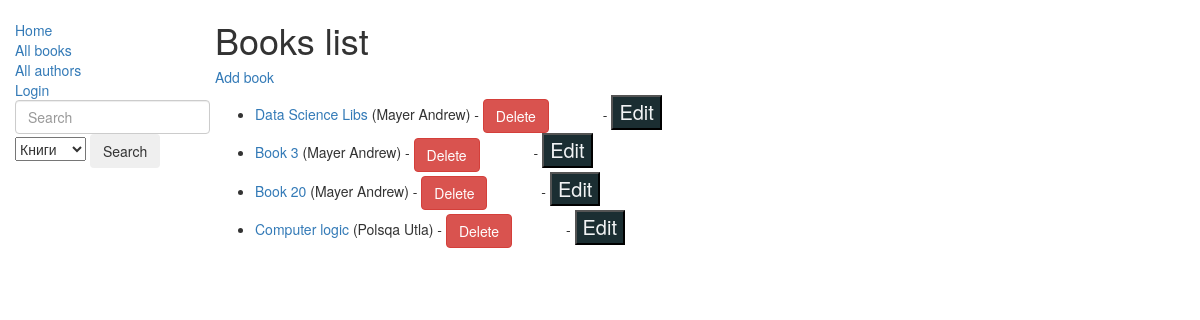
Before: /catalog/books/ with the older database file.
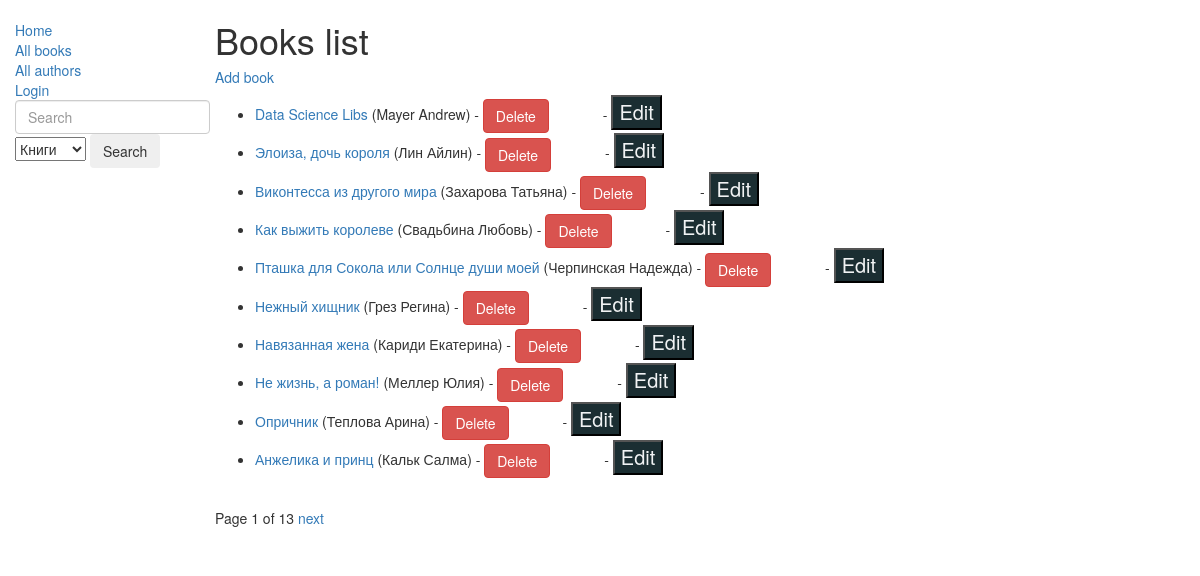
After: the same page with the newer database file.
### catalog/models.py (models this page shows, shortened)
class Book(models.Model):
    title = models.CharField(max_length=200)
    author = models.ForeignKey('Author', on_delete=models.SET_NULL, null=True)
    summary = models.TextField(max_length=1000, help_text='Enter brief description for book')
    isbn = models.CharField('ISBN', max_length=13, help_text='13 Character <a href="https://www.isbn-international.org/content/what-isbn">ISBN number</a>')
    genre = models.ManyToManyField(Genre, help_text='Select Genre for this Book')
    cover = models.ImageField(upload_to='books_covers/', null=True, blank=True, default='/books_covers/upscaled_31.jpg')
    def get_absolute_url(self):
        return reverse('book-detail', args=[str(self.pk)])
    def display_genre(self):
        """
            Func for admin panel Book-Genre display
        """
        return ', '.join([genre.name for genre in self.genre.all()[:3]])
    display_genre.short_description = 'Genre'

class Author(models.Model):
    first_name = models.CharField(max_length=100)
    last_name = models.CharField(max_length=100)
    date_of_birth = models.DateField(null=True, blank=True)
    date_of_death = models.DateField('Died', null=True, blank=True)
    class Meta:
        ordering = ['last_name']
    def __str__(self):
        return f'{self.last_name} {self.first_name}'

### catalog/views.py (the view)
class BookListView(generic.ListView):
    model = Book
    template_name = 'catalog/books_list_page.html'
    paginate_by = 10

### catalog/templates/catalog/books_list_page.html
{% extends 'base_generic.html' %}
{% block content %}
    <h1>Books list</h1>
    <h5><a href="{% url 'book_create' %}">Add book</a></h5>
    {% if book_list %}
        <ul>
            {% for book in book_list %}
                <li>
                    <a href="{{ book.get_absolute_url }}">{{ book.title }}</a> ({{ book.author }}) - <a href="{% url 'book_delete' book.pk %}"><button type="button" class="btn btn-danger" style="margin-right: 50px">Delete</button></a> -
                    <a href="{% url 'book_update' book.pk %}"><button class="button-arounder">Edit</button></a>
                </li>
            {% endfor %}
        </ul>
    {% else %}
        <p>There are no books in our library</p>
    {% endif %}
{% endblock %}

### locallibrary/templates/base_generic.html (shortened to what this page needs)
<!doctype html>
<html lang="en">
  <head>
    <link rel="stylesheet" href="https://maxcdn.bootstrapcdn.com/bootstrap/3.3.7/css/bootstrap.min.css">
    {% load static %}
    <link rel="stylesheet" href="{% static 'css/styles.css' %}">
    <link rel="stylesheet" href="{% static 'css/buttons.css' %}">
  </head>
  <body>
    <div class="container-fluid">
      <div class="row">
        <div class="col-sm-2">
          {% block sidebar %}
            <ul class="sidebar-nav">
              <li><a href="{% url 'index' %}">Home</a></li>
              <li><a href="{% url 'books' %}">All books</a></li>
              <li><a href="{% url 'authors' %}">All authors</a></li>
              {% if user.is_authenticated %}
                <li>User: {{ user.get_username }}</li>
                {% if perms.catalog.can_mark_returned %}
                  <li><a href="{% url 'all-borrowed' %}">All Borrowed</a></li>
                {% else %}
                  <li><a href="{% url 'my-borrowed' %}">My Borrowed</a></li>
                {% endif %}
                <li><a href="{% url 'logout'%}?next={{request.path}}">Logout</a></li>
              {% else %}
                <li><a href="{% url 'login'%}?next={{request.path}}">Login</a></li>
              {% endif %}
              <li>
                <form class="form-inline" action="{% url 'searching' %}" method="POST">
                <input class="form-control mr-sm-2" type="search" placeholder="Search" aria-label="Search" name="searched">
                <select name="search_group">
                    <option value="books">Книги</option>
                </select>
                <button class="btn btn-outline-success my-2 my-sm-0" type="submit">Search</button>
                </form>
              </li>
            </ul>
          {% endblock %}
        </div>
        <div class="col-sm-10"> {% include "messages.html" %} {% block content %}{% endblock %}
        {% block pagination %}
          {% if is_paginated %}
            <div class="pagination">
              <span class="page-links">
                <span class="page-current">
                  Page {{ page_obj.number }} of {{ page_obj.paginator.num_pages }}
                </span>
                {% if page_obj.has_next %}
                  <a href="{{ request.path }}?page={{ page_obj.next_page_number }}">next</a>
                {% endif %}
              </span>
            </div>
          {% endif %}
        {% endblock %}
        </div>
      </div>
    </div>
  </body>
</html>

### locallibrary/static/css/styles.css (style rules this page uses)
.sidebar-nav { margin-top: 20px; padding: 0; list-style: none; }

### locallibrary/static/css/buttons.css (style rules this page uses)
.button-arounder { font-size: 2rem; background: hsl(190deg, 30%, 15%); color: hsl(190deg, 10%, 95%); box-shadow: 0 0px 0px hsla(190deg, 15%, 5%, .2); transfrom: translateY(0); border-top-left-radius: 0px; border-top-right-radius: 0px; border-bottom-left-radius: 0px; border-bottom-right-radius: 0px; --dur: .15s; --delay: .15s; --radius: 16px; transition: border-top-left-radius var(--dur) var(--delay) ease-out, border-top-right-radius var(--dur) calc(var(--delay) * 2) ease-out, border-bottom-right-radius var(--dur) calc(var(--delay) * 3) ease-out, border-bottom-left-radius var(--dur) calc(var(--delay) * 4) ease-out, box-shadow calc(var(--dur) * 4) ease-out, transform calc(var(--dur) * 4) ease-out, background calc(var(--dur) * 4) steps(4, jump-end); }

Changed rows visible on the page:
removed Book: title "Book 3", author "Mayer Andrew"
removed Book: title "Book 20", author "Mayer Andrew"
removed Book: title "Computer logic", author "Polsqa Utla"
added Book: title "Элоиза, дочь короля", author "Лин Айлин"
added Book: title "Виконтесса из другого мира", author "Захарова Татьяна"
added Book: title "Как выжить королеве", author "Свадьбина Любовь"
added Book: title "Пташка для Сокола или Солнце души моей", author "Черпинская Надежда"
added Book: title "Нежный хищник", author "Грез Регина"
added Book: title "Навязанная жена", author "Кариди Екатерина"
added Book: title "Не жизнь, а роман!", author "Меллер Юлия"
added Book: title "Опричник", author "Теплова Арина"
added Book: title "Анжелика и принц", author "Кальк Салма"
Other visible differences:
{{ page_obj.number }}: (not shown) → "1"
{{ page_obj.paginator.num_pages }}: (not shown) → "13"
text now shown: "Page of next"
